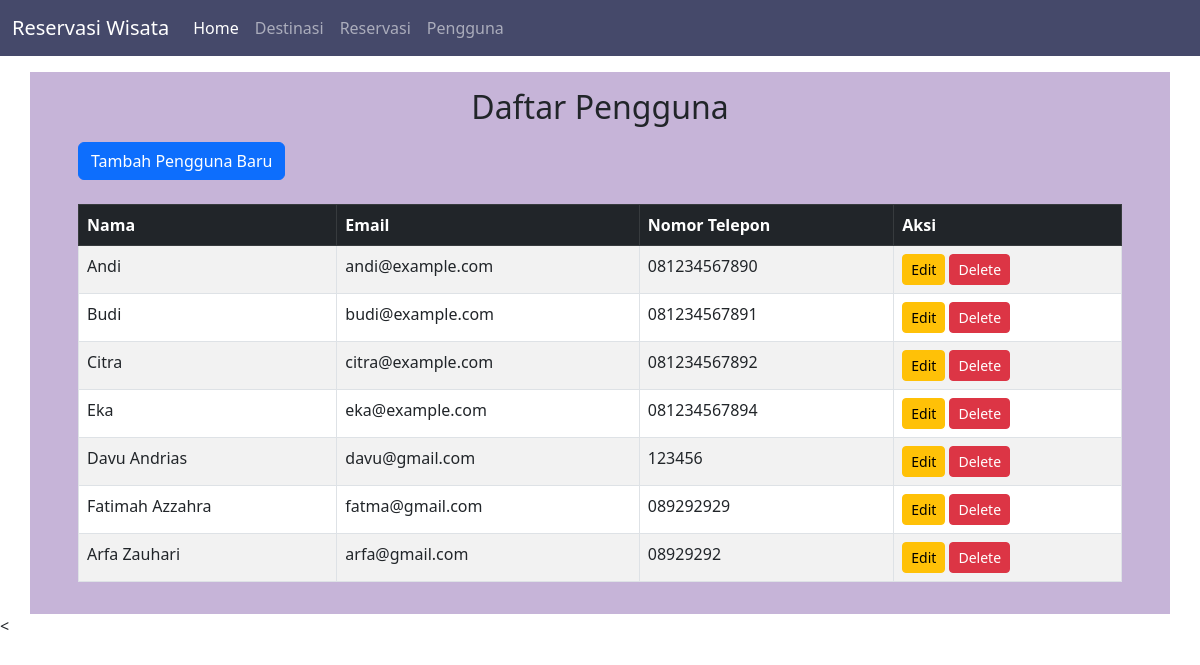
/user, run on the app's committed database.
### tables this page shows
CREATE TABLE `users` (
  `id_users` int NOT NULL,
  `nama` varchar(150) NOT NULL,
  `email` varchar(150) NOT NULL,
  `nomor_telepon` varchar(20) NOT NULL
);

### app/controllers/UserController.php (called while the page is built, shortened)
<?php
require_once '../app/models/User.php';
class UserController {
    private $userModel;
    public function __construct() {
        $this->userModel = new User();
    }
    public function index() {
        $users = $this->userModel->getAllUsers();
        require_once '../app/views/user/index.php';
    }
}

### public/index.php (called while the page is built, shortened)
<?php
require_once '../routes.php';

### config/database.php (called while the page is built, shortened)
<?php
class Database {
    private $host = 'localhost';
    private $db_name = 'wisata';
    private $username = 'root';
    private $password = '';
    public function connect() {
        $this->conn = null;
        try {
            $this->conn = new PDO("mysql:host=" . $this->host . ";dbname=" . $this->db_name, $this->username, $this->password);
            $this->conn->setAttribute(PDO::ATTR_ERRMODE, PDO::ERRMODE_EXCEPTION);
        } catch(PDOException $e) {
            echo "Connection error: " . $e->getMessage();
        }
        return $this->conn;
    }
}
?>

### app/models/User.php (called while the page is built, shortened)
<?php
require_once '../config/database.php';
class User {
    private $db;
    public function __construct() {
        $this->db = (new Database())->connect();
    }
    public function getAllUsers() {
        $query = $this->db->query("SELECT * FROM users");
        return $query->fetchAll(PDO::FETCH_ASSOC);
    }
}

### app/views/user/index.php (the view)
<?php
require_once __DIR__ . '/../template/header.php';
?>
<div class="container mt-3 py-3 px-5" style="background-color: #c6b4d8">
    <h2 class="mb-3 text-center">Daftar Pengguna</h2>
    <a href="/user/create" class="btn btn-primary mb-4">Tambah Pengguna Baru</a>
    <table class="table table-bordered table-striped">
        <thead class="table-dark">
            <tr>
                <th>Nama</th>
                <th>Email</th>
                <th>Nomor Telepon</th>
                <th>Aksi</th>
            </tr>
        </thead>
        <tbody>
            <?php foreach ($users as $user): ?>
                <tr>
                    <td><?= htmlspecialchars($user['nama']) ?></td>
                    <td><?= htmlspecialchars($user['email']) ?></td>
                    <td><?= htmlspecialchars($user['nomor_telepon']) ?></td>
                    <td>
                        <a href="/user/edit/<?php echo $user['id_users']; ?>" class="btn btn-warning btn-sm">Edit</a>
                        <a href="/user/delete/<?php echo $user['id_users']; ?>" class="btn btn-danger btn-sm" onclick="return confirm('Are you sure?')">Delete</a>
                    </td>
                </tr>
            <?php endforeach; ?>
        </tbody>
    </table>
</div>
<<?php
require_once __DIR__ . '/../template/footer.php';
?>

### data on the page
users: nama "Andi", email "andi@example.com", nomor_telepon "081234567890"
users: nama "Budi", email "budi@example.com", nomor_telepon "081234567891"
users: nama "Citra", email "citra@example.com", nomor_telepon "081234567892"
users: nama "Eka", email "eka@example.com", nomor_telepon "081234567894"
users: nama "Davu Andrias", email "davu@gmail.com", nomor_telepon "123456"
users: nama "Fatimah Azzahra", email "fatma@gmail.com", nomor_telepon "089292929"
users: nama "Arfa Zauhari", email "arfa@gmail.com", nomor_telepon "08929292"
